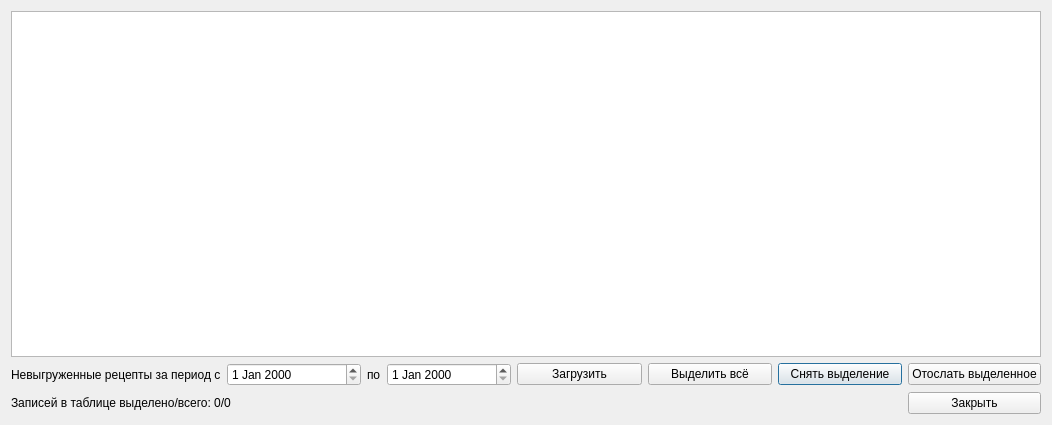
<?xml version="1.0" encoding="UTF-8"?>
<ui version="4.0">
 <class>SynchronizeDLOMIACDialog</class>
 <widget class="QDialog" name="SynchronizeDLOMIACDialog">
  <property name="geometry">
   <rect>
    <x>0</x>
    <y>0</y>
    <width>1052</width>
    <height>425</height>
   </rect>
  </property>
  <property name="windowTitle">
   <string>Dialog</string>
  </property>
  <layout class="QGridLayout" name="gridLayout">
   <item row="1" column="7">
    <widget class="QPushButton" name="btnDeselectAll">
     <property name="sizePolicy">
      <sizepolicy hsizetype="Expanding" vsizetype="Fixed">
       <horstretch>0</horstretch>
       <verstretch>0</verstretch>
      </sizepolicy>
     </property>
     <property name="text">
      <string>Снять выделение</string>
     </property>
    </widget>
   </item>
   <item row="1" column="0">
    <widget class="QLabel" name="label">
     <property name="sizePolicy">
      <sizepolicy hsizetype="Preferred" vsizetype="Preferred">
       <horstretch>0</horstretch>
       <verstretch>0</verstretch>
      </sizepolicy>
     </property>
     <property name="text">
      <string>Невыгруженные рецепты за период с</string>
     </property>
    </widget>
   </item>
   <item row="1" column="1" colspan="2">
    <widget class="CDateEdit" name="edtBegDate">
     <property name="sizePolicy">
      <sizepolicy hsizetype="Expanding" vsizetype="Fixed">
       <horstretch>0</horstretch>
       <verstretch>0</verstretch>
      </sizepolicy>
     </property>
    </widget>
   </item>
   <item row="1" column="3">
    <widget class="QLabel" name="label_2">
     <property name="sizePolicy">
      <sizepolicy hsizetype="Minimum" vsizetype="Preferred">
       <horstretch>0</horstretch>
       <verstretch>0</verstretch>
      </sizepolicy>
     </property>
     <property name="text">
      <string>по</string>
     </property>
    </widget>
   </item>
   <item row="1" column="4">
    <widget class="CDateEdit" name="edtEndDate">
     <property name="sizePolicy">
      <sizepolicy hsizetype="Expanding" vsizetype="Fixed">
       <horstretch>0</horstretch>
       <verstretch>0</verstretch>
      </sizepolicy>
     </property>
    </widget>
   </item>
   <item row="1" column="5">
    <widget class="QPushButton" name="btnLoad">
     <property name="sizePolicy">
      <sizepolicy hsizetype="Expanding" vsizetype="Fixed">
       <horstretch>0</horstretch>
       <verstretch>0</verstretch>
      </sizepolicy>
     </property>
     <property name="text">
      <string>Загрузить</string>
     </property>
    </widget>
   </item>
   <item row="3" column="0" colspan="2">
    <widget class="QLabel" name="lblStatus">
     <property name="sizePolicy">
      <sizepolicy hsizetype="Expanding" vsizetype="Preferred">
       <horstretch>0</horstretch>
       <verstretch>0</verstretch>
      </sizepolicy>
     </property>
     <property name="text">
      <string>Записей в таблице выделено/всего: 0/0</string>
     </property>
    </widget>
   </item>
   <item row="1" column="6">
    <widget class="QPushButton" name="btnSelectAll">
     <property name="sizePolicy">
      <sizepolicy hsizetype="Expanding" vsizetype="Fixed">
       <horstretch>0</horstretch>
       <verstretch>0</verstretch>
      </sizepolicy>
     </property>
     <property name="text">
      <string>Выделить всё</string>
     </property>
    </widget>
   </item>
   <item row="1" column="8">
    <widget class="QPushButton" name="btnSync">
     <property name="sizePolicy">
      <sizepolicy hsizetype="Expanding" vsizetype="Fixed">
       <horstretch>0</horstretch>
       <verstretch>0</verstretch>
      </sizepolicy>
     </property>
     <property name="text">
      <string>Отослать выделенное</string>
     </property>
    </widget>
   </item>
   <item row="0" column="0" colspan="9">
    <widget class="CInDocTableView" name="tblDrugRecipe">
     <property name="selectionMode">
      <enum>QAbstractItemView::ExtendedSelection</enum>
     </property>
     <property name="selectionBehavior">
      <enum>QAbstractItemView::SelectRows</enum>
     </property>
    </widget>
   </item>
   <item row="3" column="8">
    <widget class="QPushButton" name="btnClose">
     <property name="sizePolicy">
      <sizepolicy hsizetype="Expanding" vsizetype="Fixed">
       <horstretch>0</horstretch>
       <verstretch>0</verstretch>
      </sizepolicy>
     </property>
     <property name="text">
      <string>Закрыть</string>
     </property>
    </widget>
   </item>
   <item row="3" column="7">
    <spacer name="horizontalSpacer">
     <property name="orientation">
      <enum>Qt::Horizontal</enum>
     </property>
     <property name="sizeHint" stdset="0">
      <size>
       <width>40</width>
       <height>20</height>
      </size>
     </property>
    </spacer>
   </item>
   <item row="3" column="6">
    <spacer name="horizontalSpacer_2">
     <property name="orientation">
      <enum>Qt::Horizontal</enum>
     </property>
     <property name="sizeHint" stdset="0">
      <size>
       <width>40</width>
       <height>20</height>
      </size>
     </property>
    </spacer>
   </item>
   <item row="3" column="5">
    <spacer name="horizontalSpacer_3">
     <property name="orientation">
      <enum>Qt::Horizontal</enum>
     </property>
     <property name="sizeHint" stdset="0">
      <size>
       <width>40</width>
       <height>20</height>
      </size>
     </property>
    </spacer>
   </item>
   <item row="3" column="4">
    <spacer name="horizontalSpacer_4">
     <property name="orientation">
      <enum>Qt::Horizontal</enum>
     </property>
     <property name="sizeHint" stdset="0">
      <size>
       <width>40</width>
       <height>20</height>
      </size>
     </property>
    </spacer>
   </item>
   <item row="3" column="2">
    <spacer name="horizontalSpacer_5">
     <property name="orientation">
      <enum>Qt::Horizontal</enum>
     </property>
     <property name="sizeHint" stdset="0">
      <size>
       <width>40</width>
       <height>20</height>
      </size>
     </property>
    </spacer>
   </item>
  </layout>
 </widget>
 <customwidgets>
  <customwidget>
   <class>CInDocTableView</class>
   <extends>QTableView</extends>
   <header>library/InDocTable.h</header>
  </customwidget>
  <customwidget>
   <class>CDateEdit</class>
   <extends>QDateEdit</extends>
   <header>library/DateEdit.h</header>
  </customwidget>
 </customwidgets>
 <tabstops>
  <tabstop>edtBegDate</tabstop>
  <tabstop>edtEndDate</tabstop>
  <tabstop>btnLoad</tabstop>
  <tabstop>btnSelectAll</tabstop>
  <tabstop>btnDeselectAll</tabstop>
  <tabstop>btnSync</tabstop>
  <tabstop>btnClose</tabstop>
  <tabstop>tblDrugRecipe</tabstop>
 </tabstops>
 <resources/>
 <connections/>
</ui>
